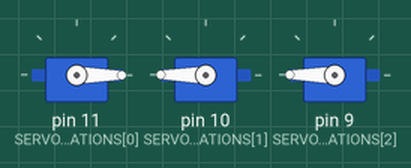
Recording of a sketch running on a simulated Arduino Uno, built with avr-gcc and run on an emulated ATmega328P. On the bench: 3 × servo.

Above: at 0.1 s.
At 120.1 s:
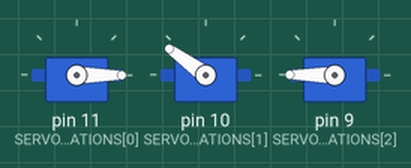
Timing chart, 0 to 121.6 s (numbered marks = the images above):
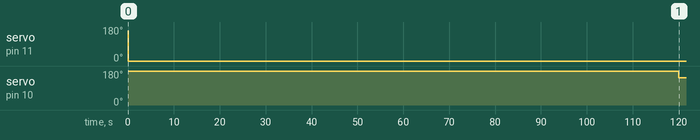

The sketch:

countdown1.ino
```cpp
#include <Servo.h>

// values for SERVO can be from 0 to 180
#define SERVO_RANGE 180

// number of servos in system
#define NUMBER_OF_POSITIONS 3

// pins the srvos are located on
const int SERVO_IO_LOCATIONS[NUMBER_OF_POSITIONS] = {11, 10, 9};

// pointer to servo objects, used of control servos
Servo* pServo[NUMBER_OF_POSITIONS];

//Data on where to place the servos
int servo_current_locations[NUMBER_OF_POSITIONS] = {SERVO_RANGE,SERVO_RANGE,SERVO_RANGE};

// number of postions on the different clocks
const int num_steps[2] = {9,5};

unsigned long pasttime = 0;
unsigned long currenttime = millis();
int finished = 0;

void setup() {
  for(int i = 0 ; i < NUMBER_OF_POSITIONS; i++)
  {
      // Create a new Servo object, and keep a pointer to it.
      pServo[i] = new Servo;

      // User the pointer to attach a control line to the servo.
      pServo[i]->attach(SERVO_IO_LOCATIONS[i]);

      // Write the default start position to the servo.
      pServo[i]->write(servo_current_locations[i]);
  }
}
// increases digit one and hour servo angle, 9 postions
int pos_incr(int x, int num_steps) {
  int y;
  y = x - ( SERVO_RANGE / num_steps );
  return y;
}

void loop() {
  unsigned long currenttime = millis();

    // checks to see if 1 min has gone by.
  if (((currenttime - pasttime) > 60000 || finished != 1)) {
      pasttime = currenttime;

    // if the servo 1 is not less then zeros it will move it one postion down
      if (servo_current_locations[0] >= 0) {
        servo_current_locations[0] = pos_incr(servo_current_locations[0], num_steps[0]);
        pServo[0]->write(servo_current_locations[0]);

    // if servo 1 is less then 0 it will reset it to 180 and move servo 2 one postion down
      }else if (servo_current_locations[0] < 0 || servo_current_locations[1] >= 0 ) {
        servo_current_locations[0] = SERVO_RANGE;
        servo_current_locations[1] = pos_incr(servo_current_locations[1], num_steps[1] );
        pServo[1]->write(servo_current_locations[1]);

     // if servo 2 is less then 0 it will reset it to 180 and move servo 3 one postion down
      }else if (servo_current_locations[1] < 0) {
        servo_current_locations[1] = SERVO_RANGE;
        servo_current_locations[2] = pos_incr(servo_current_locations[3], num_steps[0] );
        pServo[2]->write(servo_current_locations[2]);
  }
  // checks to see if countdown has finished
   if (servo_current_locations[2] == 0 || servo_current_locations[1] == 0 || servo_current_locations[0] ==0) {
     finished = 1;
    }
  }
}
```

Measured:
- by itself, servo on pin 11 (SERVO_IO_LOCATIONS[0]): 160° → 0° at 0.00 s
- by itself, servo on pin 10 (SERVO_IO_LOCATIONS[1]): 180° → 144° at 120 s
